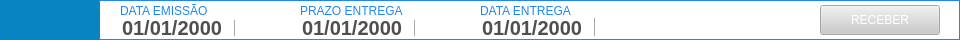
   <widget class="QFrame" name="fr_topoCompra">
    <property name="geometry">
     <rect>
      <x>20</x>
      <y>30</y>
      <width>960</width>
      <height>40</height>
     </rect>
    </property>
    <property name="styleSheet">
     <string notr="true">QFrame{
background: #FFF;
border: 1px solid #1E87F0;
}
</string>
    </property>
    <property name="frameShape">
     <enum>QFrame::NoFrame</enum>
    </property>
    <property name="frameShadow">
     <enum>QFrame::Plain</enum>
    </property>
    <widget class="QLineEdit" name="tx_Cod">
     <property name="geometry">
      <rect>
       <x>0</x>
       <y>0</y>
       <width>100</width>
       <height>40</height>
      </rect>
     </property>
     <property name="focusPolicy">
      <enum>Qt::WheelFocus</enum>
     </property>
     <property name="styleSheet">
      <string notr="true">QLineEdit{
background: #0884C2;
border-radius: 2px;
color: #000;
font: 16px &quot;Arial&quot; ;
font-weight: bold;
color: #FFF
}
</string>
     </property>
     <property name="text">
      <string/>
     </property>
     <property name="alignment">
      <set>Qt::AlignCenter</set>
     </property>
     <property name="readOnly">
      <bool>true</bool>
     </property>
     <property name="placeholderText">
      <string/>
     </property>
    </widget>
    <widget class="QDateEdit" name="dt_Emissao">
     <property name="geometry">
      <rect>
       <x>120</x>
       <y>18</y>
       <width>140</width>
       <height>18</height>
      </rect>
     </property>
     <property name="styleSheet">
      <string notr="true">QDateEdit {
background: #FFF;
border: none;
font-family: &quot;Arial&quot;;
font-size: 20px;
font-weight: bold;
color: rgb(80,79,79)
}
 QDateEdit::drop-down {
     subcontrol-origin: padding;
     subcontrol-position: top right;
     width: 25px;
     border-left-width: 1px;
     border-left-color: darkgray;
     border-left-style: solid; /* just a single line */
     border-top-right-radius: 3px; /* same radius as the QComboBox */
     border-bottom-right-radius: 3px;
 }
QDateEdit::down-arrow {
     image: url(Images/down.png);
 }</string>
     </property>
     <property name="displayFormat">
      <string>dd/MM/yyyy</string>
     </property>
     <property name="calendarPopup">
      <bool>true</bool>
     </property>
    </widget>
    <widget class="QLabel" name="lb_FormCompra_21">
     <property name="geometry">
      <rect>
       <x>120</x>
       <y>2</y>
       <width>120</width>
       <height>18</height>
      </rect>
     </property>
     <property name="styleSheet">
      <string notr="true">QLabel{
font-size: 12px;
font-family: &quot;Arial Unicode MS&quot;;

color:#1E87F0;
border: none;
}</string>
     </property>
     <property name="text">
      <string>DATA EMISSÃO</string>
     </property>
    </widget>
    <widget class="QDateEdit" name="dt_Prazo">
     <property name="geometry">
      <rect>
       <x>300</x>
       <y>18</y>
       <width>140</width>
       <height>18</height>
      </rect>
     </property>
     <property name="styleSheet">
      <string notr="true">QDateEdit {
background: #FFF;
border: none;
font-family: &quot;Arial&quot;;
font-size: 20px;
font-weight: bold;
color: rgb(80,79,79)
}
 QDateEdit::drop-down {
     subcontrol-origin: padding;
     subcontrol-position: top right;
     width: 25px;
     border-left-width: 1px;
     border-left-color: darkgray;
     border-left-style: solid; /* just a single line */
     border-top-right-radius: 3px; /* same radius as the QComboBox */
     border-bottom-right-radius: 3px;
 }
QDateEdit::down-arrow {
     image: url(Images/down.png);
 }
QCalendarWidget QAbstractItemView:enabled 
  {
border: none;
  	font-size:13px;  
  	color: #000;  
  	background-color: #F1F1F1;  
  	selection-background-color: rgb(64, 64, 64); 
  	selection-color: rgb(0, 255, 0); 
  }
QCalendarWidget QToolButton {
	border: none;
  	color: #000
  }

 QCalendarWidget QMenu {
  	width: 150px;
  	left: 20px;
  	color: white;
  	font-size: 18px;
  	background-color: rgb(100, 100, 100);
  }
QCalendarWidget QWidget#qt_calendar_navigationbar
{ 
border: none;
}</string>
     </property>
     <property name="displayFormat">
      <string>dd/MM/yyyy</string>
     </property>
     <property name="calendarPopup">
      <bool>true</bool>
     </property>
    </widget>
    <widget class="QLabel" name="lb_FormCompra_22">
     <property name="geometry">
      <rect>
       <x>300</x>
       <y>2</y>
       <width>120</width>
       <height>18</height>
      </rect>
     </property>
     <property name="styleSheet">
      <string notr="true">QLabel{
font-size: 12px;
font-family: &quot;Arial Unicode MS&quot;;

color:#1E87F0;
border: none;
}</string>
     </property>
     <property name="text">
      <string>PRAZO ENTREGA</string>
     </property>
    </widget>
    <widget class="QPushButton" name="bt_Entregar">
     <property name="enabled">
      <bool>false</bool>
     </property>
     <property name="geometry">
      <rect>
       <x>820</x>
       <y>5</y>
       <width>120</width>
       <height>30</height>
      </rect>
     </property>
     <property name="cursor">
      <cursorShape>PointingHandCursor</cursorShape>
     </property>
     <property name="focusPolicy">
      <enum>Qt::NoFocus</enum>
     </property>
     <property name="contextMenuPolicy">
      <enum>Qt::ActionsContextMenu</enum>
     </property>
     <property name="styleSheet">
      <string notr="true">QPushButton {
background-color: #7AB32E;
color: #FFF
 }
QPushButton:hover{
background-color: #40a286
}
QPushButton:disabled{
background-color: #CACACA;

 }
</string>
     </property>
     <property name="text">
      <string>RECEBER</string>
     </property>
     <property name="iconSize">
      <size>
       <width>75</width>
       <height>35</height>
      </size>
     </property>
    </widget>
    <widget class="QLabel" name="lb_FormCompra_23">
     <property name="geometry">
      <rect>
       <x>480</x>
       <y>2</y>
       <width>120</width>
       <height>18</height>
      </rect>
     </property>
     <property name="styleSheet">
      <string notr="true">QLabel{
font-size: 12px;
font-family: &quot;Arial Unicode MS&quot;;

color:#1E87F0;
border: none;
}</string>
     </property>
     <property name="text">
      <string>DATA ENTREGA</string>
     </property>
    </widget>
    <widget class="QDateEdit" name="dt_Entrega">
     <property name="geometry">
      <rect>
       <x>480</x>
       <y>18</y>
       <width>140</width>
       <height>18</height>
      </rect>
     </property>
     <property name="styleSheet">
      <string notr="true">QDateEdit {
background: #FFF;
border: none;
font-family: &quot;Arial&quot;;
font-size: 20px;
font-weight: bold;
color: rgb(80,79,79)
}
 QDateEdit::drop-down {
     subcontrol-origin: padding;
     subcontrol-position: top right;
     width: 25px;
     border-left-width: 1px;
     border-left-color: darkgray;
     border-left-style: solid; /* just a single line */
     border-top-right-radius: 3px; /* same radius as the QComboBox */
     border-bottom-right-radius: 3px;
 }
QDateEdit::down-arrow {
     image: url(Images/down.png);
 }</string>
     </property>
     <property name="displayFormat">
      <string>dd/MM/yyyy</string>
     </property>
     <property name="calendarPopup">
      <bool>true</bool>
     </property>
    </widget>
   </widget>
